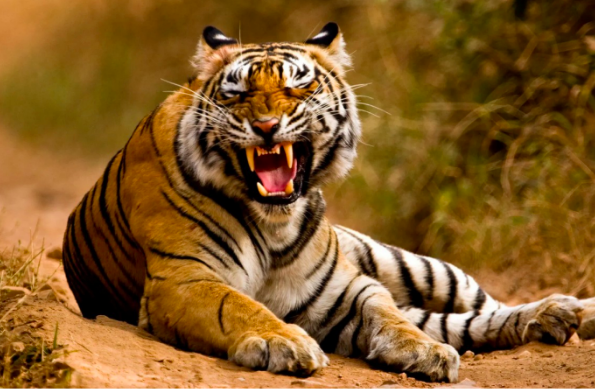
#> input picture img/img9.png, 595 x 389 px
$ python 7_1.py
#> lines starting #> are read from the running program, lines starting #| are printed output that depends on the picture
### all7.py
import cv2 as cv
import numpy as np
import matplotlib.pyplot as plts

# [10 lines left out: function thresholding, not called in this run]

def multiplicationC(img1_path, c):
    img1 = cv.imread(img1_path)

    rows, columns, channels = img1.shape
    output = np.zeros((len(img1),len(img1[0]),3),np.uint8)

    for i in range(rows):
        for j in range(columns):
            for k in range(3):
                output[i][j][k] = img1[i][j][k] * c

    cv.imshow('multiplication',output)
    cv.waitKey()
    cv.destroyAllWindows()


# [59 lines left out: functions divisionI, divisionC, blending, not called in this run]

### 7_1.py
import cv2 as cv
import numpy as np
import matplotlib.pyplot as plts
from all7 import multiplicationC

img1 = cv.imread('img/img9.png')
#> img1 is the input picture: shape (389, 595, 3); mean B, G, R 38.9, 92, 132.9

rows, columns, channels = img1.shape
#> rows = 389; columns = 595; channels = 3
output = np.zeros((len(img1),len(img1[0]),3),np.uint8)
#> output: shape (389, 595, 3); every value is 0

for i in range(rows):
    for j in range(columns):
        for k in range(3):
            output[i][j][k] = img1[i][j][k] * 3
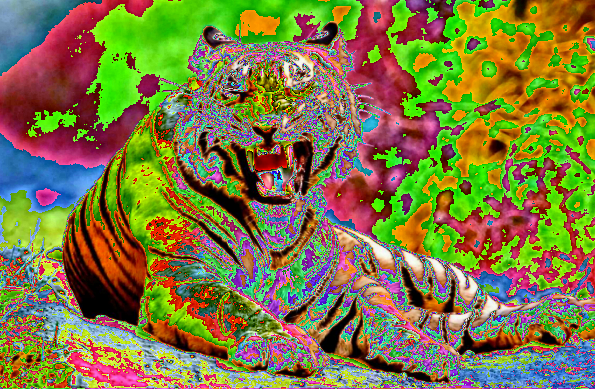
#> output: shape (389, 595, 3); mean B, G, R 64.6, 120.4, 126.6

multiplicationC('img/img9.png',3)

#cv.imshow('Ejercicio 1' ,output)

if cv.waitKey(0) & 0xff == 27:
#> (key Esc is pressed here)
    cv.destroyAllWindows()

$ run again, with img/img1.png copied over img/img9.png
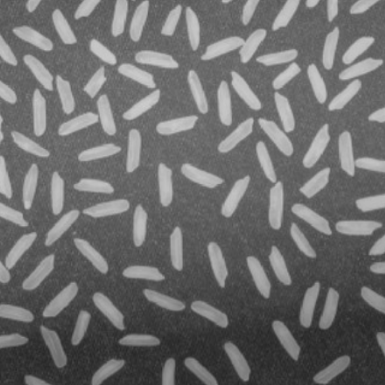
#> input picture img/img1.png, 385 x 385 px
#> img1 is the input picture: shape (385, 385, 3); min 38, max 206, mean 109.6
#> after the loop `for i in range(rows):`:
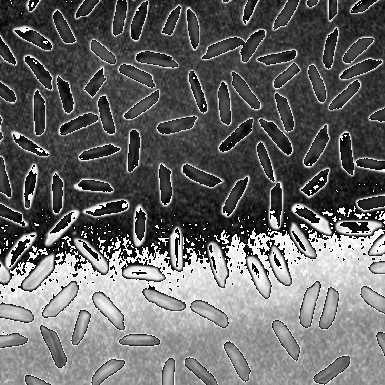
#> output: shape (385, 385, 3); min 1, max 255, mean 103.6

$ run again, with img/img10.png copied over img/img9.png
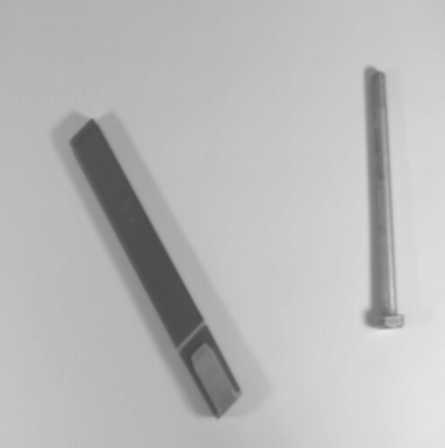
#> input picture img/img10.png, 445 x 448 px
#> img1 is the input picture: shape (448, 445, 3); min 73, max 229, mean 185.5
#> after the loop `for i in range(rows):`:
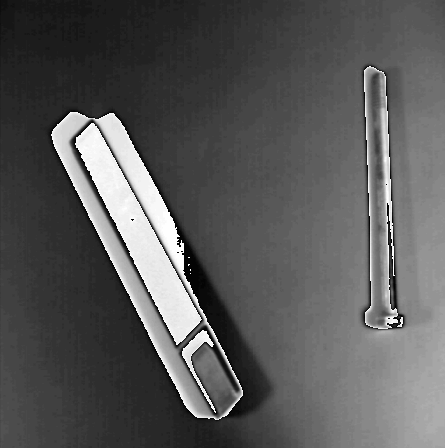
#> output: shape (448, 445, 3); min 1, max 255, mean 89

$ run again, with img/img11.png copied over img/img9.png
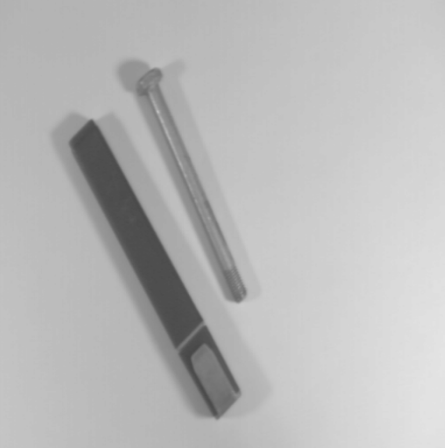
#> input picture img/img11.png, 445 x 448 px
#> img1 is the input picture: shape (448, 445, 3); min 71, max 230, mean 185.4
#> after the loop `for i in range(rows):`:
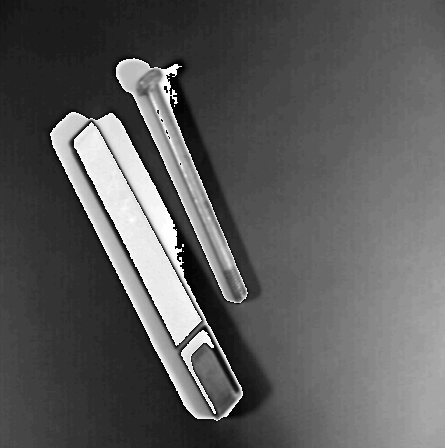
#> output: shape (448, 445, 3); min 1, max 255, mean 91.4
